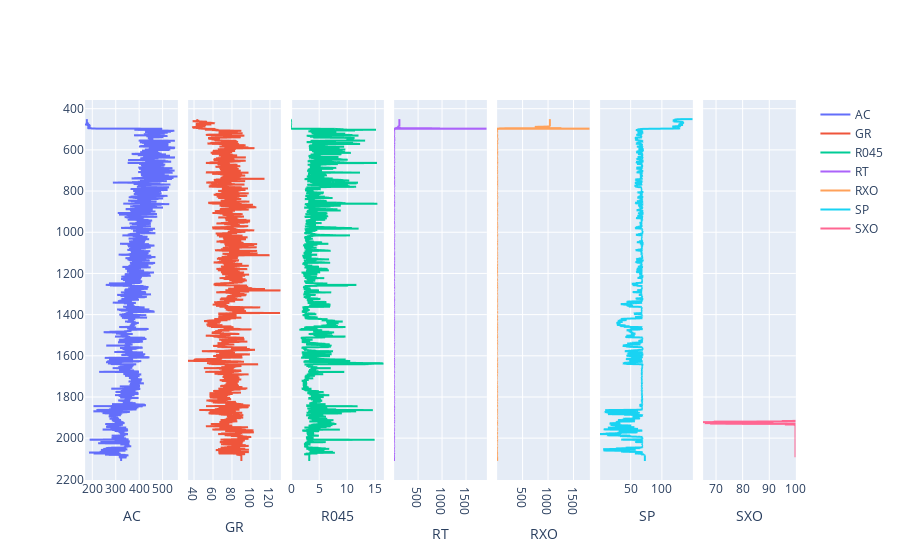

The cell this chart's notebook holds for it:
### Markdown cell above
# 2.数据处理 - 曲线切割

### Code cell
testlas=las_lists[2]
curvesplot(testlas.df())

### Figure 1 — Plotly figure (JSON) as saved in the notebook; plotly's stock layout.template omitted (floating-point values rounded to 4 significant figures; data arrays with more than 128 entries replaced by an {"elided": "..."} marker saying what was removed)
{"data": [{"mode": "lines", "name": "AC", "type": "scattergl", "x": {"elided": "13289 float values"}, "xaxis": "x", "y": {"elided": "13289 float values"}}, {"mode": "lines", "name": "GR", "type": "scattergl", "x": {"elided": "13289 float values"}, "xaxis": "x2", "y": {"elided": "13289 float values"}}, {"mode": "lines", "name": "R045", "type": "scattergl", "x": {"elided": "13289 float values"}, "xaxis": "x3", "y": {"elided": "13289 float values"}}, {"mode": "lines", "name": "RT", "type": "scattergl", "x": {"elided": "13289 float values"}, "xaxis": "x4", "y": {"elided": "13289 float values"}}, {"mode": "lines", "name": "RXO", "type": "scattergl", "x": {"elided": "13289 float values"}, "xaxis": "x5", "y": {"elided": "13289 float values"}}, {"mode": "lines", "name": "SP", "type": "scattergl", "x": {"elided": "13289 float values"}, "xaxis": "x6", "y": {"elided": "13289 float values"}}, {"mode": "lines", "name": "SXO", "type": "scattergl", "x": {"elided": "13289 float values"}, "xaxis": "x7", "y": {"elided": "13289 float values"}}], "layout": {"xaxis": {"domain": [0.007143, 0.1357], "title": {"text": "AC"}}, "xaxis2": {"domain": [0.15, 0.2786], "title": {"text": "GR"}}, "xaxis3": {"domain": [0.2929, 0.4214], "title": {"text": "R045"}}, "xaxis4": {"domain": [0.4357, 0.5643], "title": {"text": "RT"}}, "xaxis5": {"domain": [0.5786, 0.7071], "title": {"text": "RXO"}}, "xaxis6": {"domain": [0.7214, 0.85], "title": {"text": "SP"}}, "xaxis7": {"domain": [0.8643, 0.9929], "title": {"text": "SXO"}}, "yaxis": {"anchor": "x", "autorange": "reversed", "showspikes": true}, "yaxis2": {"anchor": "x2", "autorange": "reversed", "showspikes": true}, "yaxis3": {"anchor": "x3", "autorange": "reversed", "showspikes": true}, "yaxis4": {"anchor": "x4", "autorange": "reversed", "showspikes": true}, "yaxis5": {"anchor": "x5", "autorange": "reversed", "showspikes": true}, "yaxis6": {"anchor": "x6", "autorange": "reversed", "showspikes": true}, "yaxis7": {"anchor": "x7", "autorange": "reversed", "showspikes": true}}}
